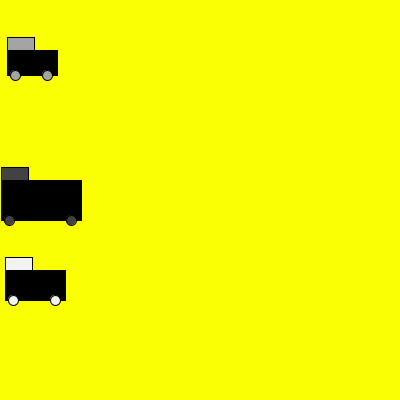
Frame 1 (no input)
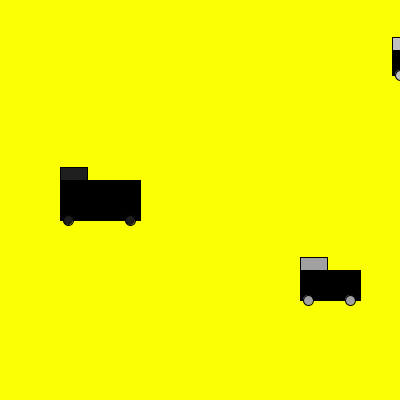
Frame 60 (the mouse pressed at the canvas centre just before this capture)
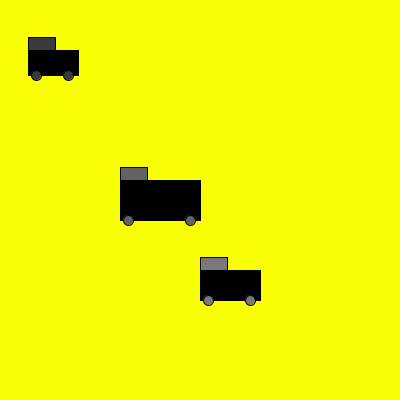
Frame 120 (the mouse held since frame 60 and released just before this capture)

The Processing sketch that drew these frames (run headless with seeded random() and noise(); from frame 60 on, the mouse is pressed at the canvas centre):

// Processing sketch: processing_42574
// ── processing_42574.pde

Truck myTruck1;
Truck myTruck2;
Truck myTruck3;

void setup() {
  size(400, 400);
  myTruck1 = new Truck(color(0),7, 50, 50);
  myTruck2 = new Truck(color(0), 1, 180, 80);
  myTruck3 = new Truck(color(0), 5, 270,60);
}
void draw() {
  background(250, 255, 3);
  myTruck1.move();
  myTruck1.bounce();
  myTruck1.display();
  myTruck2.move();
  myTruck2.bounce();
  myTruck2.display();
  myTruck3.move();
  myTruck3.bounce();
  myTruck3.display();
}

class Truck {
  float xspeed;
  float xpos;
  float ypos;
  float truckSize;
  color c;

  Truck(color tempC, float tempXspeed, float tempYpos, float s) {
    c = tempC;
    xpos = 0;
    ypos = tempYpos;
    xspeed = tempXspeed;
    truckSize= s;
  }

  void move() {
    xpos += xspeed;
  }

  void bounce() {
    if ((xpos>= width) || (xpos<= 0)) {
      xspeed *= -1;
    }
  }

  void display() {
    stroke(0);
    fill(0); 
    rect(xpos, ypos, truckSize, truckSize*0.5);
    fill(random(255));
    rect(xpos, ypos-13, 27, 13);
   ellipse(xpos+8, ypos+truckSize*0.5, 10, 10);
 ellipse(xpos+truckSize-10, ypos+truckSize*0.5, 10, 10);
  }
}
